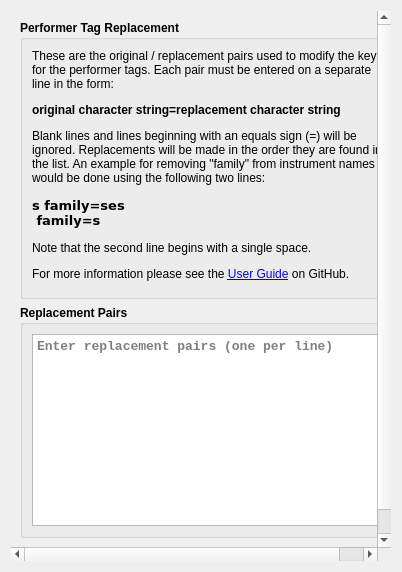
<?xml version="1.0" encoding="UTF-8"?>
<ui version="4.0">
 <class>PerformerTagReplaceOptionsPage</class>
 <widget class="QWidget" name="PerformerTagReplaceOptionsPage">
  <property name="geometry">
   <rect>
    <x>0</x>
    <y>0</y>
    <width>398</width>
    <height>568</height>
   </rect>
  </property>
  <property name="sizePolicy">
   <sizepolicy hsizetype="Preferred" vsizetype="Preferred">
    <horstretch>0</horstretch>
    <verstretch>0</verstretch>
   </sizepolicy>
  </property>
  <layout class="QVBoxLayout">
   <property name="spacing">
    <number>16</number>
   </property>
   <item alignment="Qt::AlignTop">
    <widget class="QScrollArea" name="scrollArea">
     <property name="sizePolicy">
      <sizepolicy hsizetype="Fixed" vsizetype="Fixed">
       <horstretch>0</horstretch>
       <verstretch>0</verstretch>
      </sizepolicy>
     </property>
     <property name="minimumSize">
      <size>
       <width>380</width>
       <height>550</height>
      </size>
     </property>
     <property name="frameShape">
      <enum>QFrame::NoFrame</enum>
     </property>
     <property name="widgetResizable">
      <bool>true</bool>
     </property>
     <property name="alignment">
      <set>Qt::AlignLeading|Qt::AlignLeft|Qt::AlignTop</set>
     </property>
     <widget class="QWidget" name="scrollAreaWidgetContents">
      <property name="geometry">
       <rect>
        <x>0</x>
        <y>0</y>
        <width>380</width>
        <height>550</height>
       </rect>
      </property>
      <layout class="QVBoxLayout" name="verticalLayout_2">
       <item>
        <widget class="QGroupBox" name="gb_description">
         <property name="sizePolicy">
          <sizepolicy hsizetype="Preferred" vsizetype="Minimum">
           <horstretch>0</horstretch>
           <verstretch>0</verstretch>
          </sizepolicy>
         </property>
         <property name="minimumSize">
          <size>
           <width>0</width>
           <height>50</height>
          </size>
         </property>
         <property name="font">
          <font>
           <weight>75</weight>
           <bold>true</bold>
          </font>
         </property>
         <property name="title">
          <string>Performer Tag Replacement</string>
         </property>
         <layout class="QVBoxLayout" name="verticalLayout">
          <property name="leftMargin">
           <number>9</number>
          </property>
          <property name="topMargin">
           <number>9</number>
          </property>
          <property name="rightMargin">
           <number>9</number>
          </property>
          <property name="bottomMargin">
           <number>1</number>
          </property>
          <item>
           <widget class="QLabel" name="format_description">
            <property name="sizePolicy">
             <sizepolicy hsizetype="Preferred" vsizetype="Minimum">
              <horstretch>0</horstretch>
              <verstretch>0</verstretch>
             </sizepolicy>
            </property>
            <property name="font">
             <font>
              <weight>50</weight>
              <bold>false</bold>
             </font>
            </property>
            <property name="text">
             <string>&lt;html&gt;&lt;head/&gt;&lt;body&gt;&lt;p&gt;These are the original / replacement pairs used to modify the keys for the performer tags. Each pair must be entered on a separate line in the form:&lt;/p&gt;&lt;p&gt;&lt;span style=&quot; font-weight:600;&quot;&gt;original character string=replacement character string&lt;/span&gt;&lt;/p&gt;&lt;p&gt;Blank lines and lines beginning with an equals sign (=) will be ignored. Replacements will be made in the order they are found in the list. An example for removing &amp;quot;family&amp;quot; from instrument names would be done using the following two lines:&lt;/p&gt;&lt;pre style=&quot; margin-top:12px; margin-bottom:12px; margin-left:0px; margin-right:0px; -qt-block-indent:0; text-indent:0px;&quot;&gt;&lt;span style=&quot; font-family:'Courier New'; font-size:10pt; font-weight:600;&quot;&gt;s family=ses&lt;br/&gt; family=s&lt;/span&gt;&lt;/pre&gt;&lt;p&gt;Note that the second line begins with a single space.&lt;/p&gt;&lt;p&gt;For more information please see the &lt;a href=&quot;https://github.com/rdswift/picard-plugins/blob/2.0_RDS_Plugins/plugins/performer_tag_replace/docs/README.md&quot;&gt;&lt;span style=&quot; text-decoration: underline; color:#0000ff;&quot;&gt;User Guide&lt;/span&gt;&lt;/a&gt; on GitHub.&lt;br/&gt;&lt;/p&gt;&lt;/body&gt;&lt;/html&gt;</string>
            </property>
            <property name="alignment">
             <set>Qt::AlignLeading|Qt::AlignLeft|Qt::AlignTop</set>
            </property>
            <property name="wordWrap">
             <bool>true</bool>
            </property>
           </widget>
          </item>
         </layout>
        </widget>
       </item>
       <item alignment="Qt::AlignTop">
        <widget class="QGroupBox" name="gb_replacement_pairs">
         <property name="font">
          <font>
           <weight>75</weight>
           <bold>true</bold>
          </font>
         </property>
         <property name="title">
          <string>Replacement Pairs</string>
         </property>
         <layout class="QVBoxLayout" name="verticalLayout_3">
          <item>
           <widget class="QPlainTextEdit" name="performer_tag_replacement_pairs">
            <property name="font">
             <font>
              <family>Courier New</family>
              <pointsize>10</pointsize>
             </font>
            </property>
            <property name="placeholderText">
             <string>Enter replacement pairs (one per line)</string>
            </property>
           </widget>
          </item>
         </layout>
        </widget>
       </item>
       <item>
        <widget class="QCheckBox" name="performer_tag_replace_performers">
         <property name="text">
          <string>Apply replacements to performers as well as instruments &amp;&amp; vocals</string>
         </property>
         <property name="checked">
          <bool>false</bool>
         </property>
        </widget>
       </item>
       <item>
        <spacer name="verticalSpacer">
         <property name="orientation">
          <enum>Qt::Vertical</enum>
         </property>
         <property name="sizeHint" stdset="0">
          <size>
           <width>20</width>
           <height>0</height>
          </size>
         </property>
        </spacer>
       </item>
      </layout>
     </widget>
    </widget>
   </item>
  </layout>
 </widget>
 <tabstops>
  <tabstop>scrollArea</tabstop>
 </tabstops>
 <resources/>
 <connections/>
</ui>
